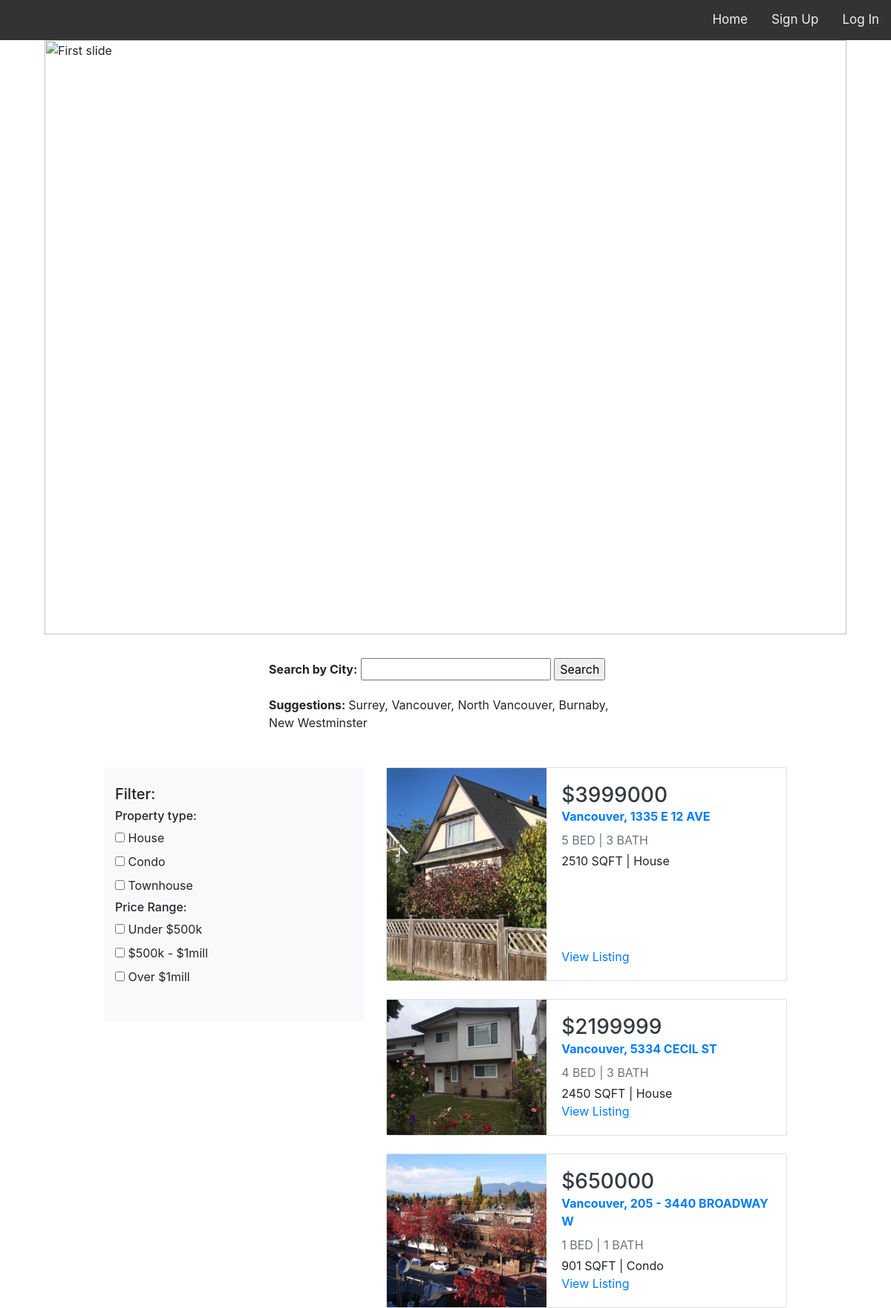
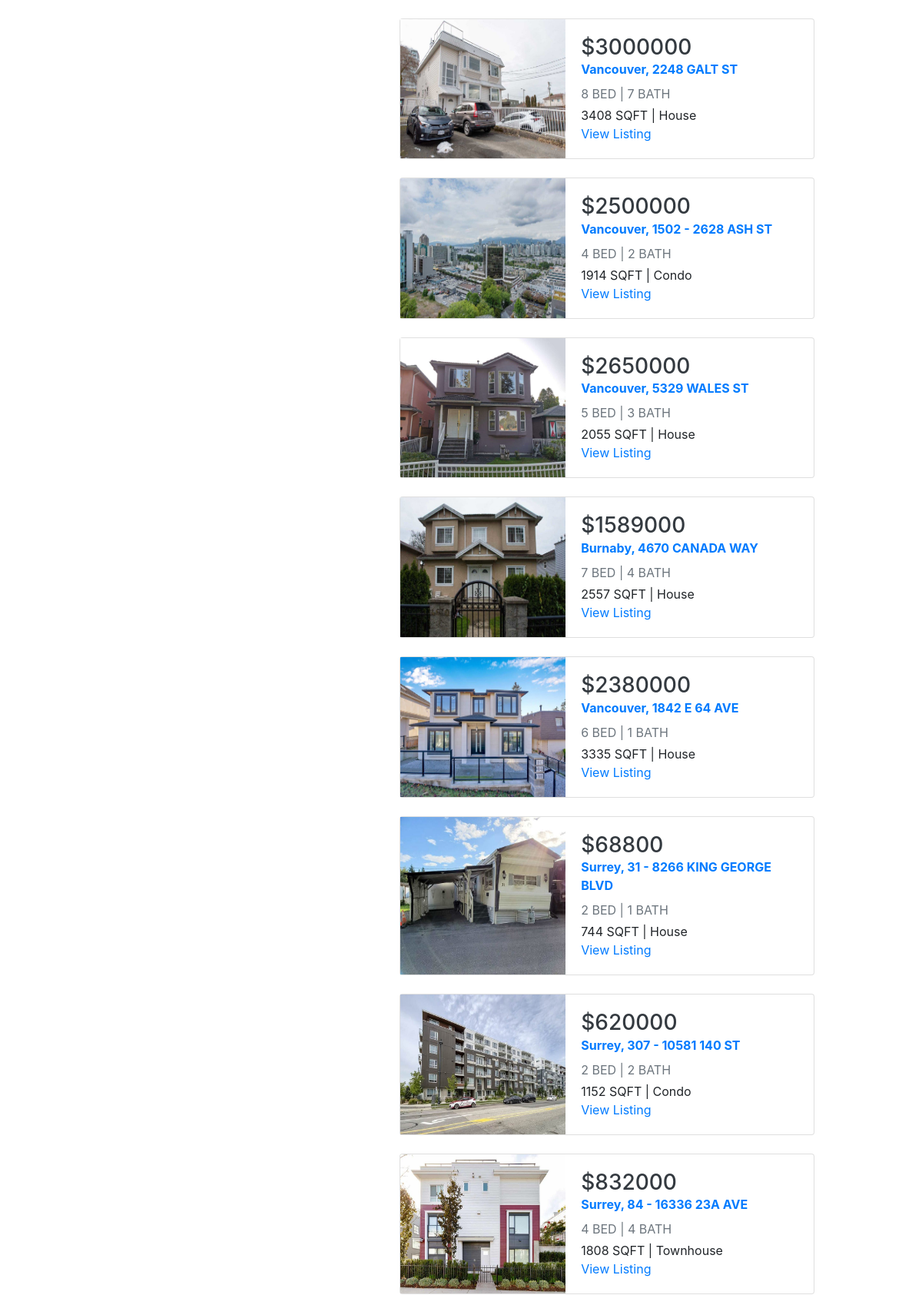
The page / (upper part) on the database its author committed (2 pictures, top to bottom).
### tables this page shows
CREATE TABLE `property` (
  `listing_id` varchar(100) NOT NULL,
  `beds` int (11) NOT NULL,
  `baths` int (11) NOT NULL,
  `sqft` int (11) NOT NULL,
  `date_listed` varchar(100) NOT NULL,
  `city` varchar(100) NOT NULL,
  `address` varchar(100) NOT NULL,
  `price` double NOT NULL,
  `type` varchar(100) NOT NULL,
  `property_agent_ID` int(11) NOT NULL,
  PRIMARY KEY (`listing_id`),
  KEY `property_agent_ID` (`property_agent_ID`),
  CONSTRAINT `property_ibfk_1` FOREIGN KEY (`property_agent_ID`) REFERENCES `agents` (`agent_ID`)

);

### index.php (the view, shortened to what this page needs)
<?php
include ('server.php');
?>
<html lang="en">
<head>
	<link rel="stylesheet" href="CSS/content_page.css">
	<link rel="stylesheet" href="https://maxcdn.bootstrapcdn.com/bootstrap/4.4.1/css/bootstrap.min.css">
</head>
<body>
	<div class="topnav">
		<div class="topnav-right">
			<a href="index.php#home">Home</a>
           	<?php if (!isset($_SESSION['email'])) : ?>
           		<div style="display: flex">
           			<a href="signup.php">Sign Up</a>
           			<a href="login.php">Log In</a>
           		</div>
           	<?php endif ?>
           </div>
         </div>
        <div class="container">
          <div class="col-12">
           <div id="carouselExampleIndicators" class="carousel slide" data-ride="carousel">
            <ol class="carousel-indicators">
             <li data-target="#carouselExampleIndicators" data-slide-to="0" class="active"></li>
             <li data-target="#carouselExampleIndicators" data-slide-to="1"></li>
             <li data-target="#carouselExampleIndicators" data-slide-to="2"></li>
           </ol>
           <div class="carousel-inner">
             <div class="carousel-item active">
              <img class="d-block w-100" src="Images/Home-1.png" alt="First slide">
            </div>
          </div>
          <a class="carousel-control-prev" href="#carouselExampleIndicators" role="button" data-slide="prev">
           <span class="carousel-control-prev-icon" aria-hidden="true"></span>
         </a>
         <a class="carousel-control-next" href="#carouselExampleIndicators" role="button" data-slide="next">
           <span class="carousel-control-next-icon" aria-hidden="true"></span>
         </a>
       </div>
     </div>
   </div>
   <div class="container">
    <div class="row">
      <div class="col-3"></div>
      <div class="col-sm-6 bg-white" padding: 1rem;>
        <div style="padding: 2rem; opacity: 1.0;">
          <form>
            <div class="form-group">
              <label for="usr"><b>Search by City:</b></label>
              <input id="searchBar" type="text" class="form-checking" id="usr" onkeyup="show(this.value)">
              <input type="button" class="checking" value="Search">
            </div>
          </form>
          <p><b>Suggestions: </b><span id="txtHint">Surrey, Vancouver, North Vancouver, Burnaby, New Westminster</span></p>
        </div>
      </div>
      <div class="col-3"></div>
    </div>
  </div>
  <div class="container">
   <div class="row">
    <div class="col-1"></div>
    <div class="col-4">
     <div class="container-fluid">
      <div class="row">
       <nav class="col-md d-none d-md-block bg-light sidebar">
        <div class="sidebar-sticky">
          <div class="container-filter">
            <br>
            <h5>Filter:</h5>
            <form method="post" action="index.php">
              <h6>Property type:</h6>
              <div class="checkbox">
                <label><input type="checkbox" class="checking" id="type_house" name="type_house" value="1"> House</label>
              </div>
              <div class="checkbox">
                <label><input type="checkbox" class="checking" id="type_condo" name="type_condo" value="1"> Condo</label>
              </div>
              <div class="checkbox">
                <label><input type="checkbox" class="checking" id="type_townhouse" name="type_townhouse" value="1"> Townhouse</label>
              </div>
              <h6>Price Range:</h6>
              <div class="checkbox">
                <label><input type="checkbox" class="checking" id="price_500" name="price_500" value="1"> Under $500k</label>
              </div>
              <div class="checkbox">
                <label><input type="checkbox" class="checking" id="price_1m" name="price_1m" value="1"> $500k - $1mill</label>
              </div>
              <div class="checkbox">
                <label><input type="checkbox" class="checking" id="price_1over" name="price_1over" value="1"> Over $1mill</label>
              </div>
              <br>
            </form>
          </div>
        </div>
      </nav>
    </div>
  </div>
</div>
<div id="records" class="col-6">
  <?php
  $send_sql = "SELECT * FROM PROPERTY ";
  $resultTable = mysqli_query($db, $send_sql);
  if($row = mysqli_fetch_row($resultTable)){
    echo "<div class=\"card flex-md-row mb-4 box-shadow h-md-250\">
    <img class=\"card-img-left d-none d-md-block\" src=\"Images/" . $row[0] . "/" . $row[0] . "_1.jpg\" alt=\"Card image cap\" width=\"40%\">
    <div class=\"card-body d-flex flex-column align-items-start\">
    <h3 class=\"mb-0\">
    <a class=\"text-dark\" href=\"content_page.php?varname=" . $row[0] . "\">$" . $row[7] . "</a>
    </h3>
    <strong class=\"d-inline-block mb-2 text-primary\">" . $row[5] . ", " . $row[6] . "</strong>
    <div class=\"mb-1 text-muted\">" . $row[1] . " BED | " . $row[2] . " BATH</div>
    <p class=\"card-text mb-auto\">" . $row[3] . " SQFT | " . $row[8]. "</p>
    <a href=\"content_page.php?varname=" . $row[0] . "\">View Listing</a>
    </div>
    </div>";
    while($row = mysqli_fetch_row($resultTable)) {
      echo "<div class=\"card flex-md-row mb-4 box-shadow h-md-250\">
      <img class=\"card-img-left d-none d-md-block\" src=\"Images/" . $row[0] . "/" . $row[0] . "_1.jpg\" alt=\"Card image cap\" width=\"40%\">
      <div class=\"card-body d-flex flex-column align-items-start\">
      <h3 class=\"mb-0\">
      <a class=\"text-dark\" href=\"content_page.php?varname=" . $row[0] . "\">$" . $row[7] . "</a>
      </h3>
      <strong class=\"d-inline-block mb-2 text-primary\">" . $row[5] . ", " . $row[6] . "</strong>
      <div class=\"mb-1 text-muted\">" . $row[1] . " BED | " . $row[2] . " BATH</div>
      <p class=\"card-text mb-auto\">" . $row[3] . " SQFT | " . $row[8]. "</p>
      <a href=\"content_page.php?varname=" . $row[0] . "\">View Listing</a>
      </div>
      </div>";
    }
  } else {
   echo "<h3>No Results</h3>";
 }
 ?>
</div>
<div class="col-1"></div>
</div>
</div>
</body>
</html>

### CSS/content_page.css (style rules this page uses)
.topnav { background-color: #333; overflow: hidden; }
.topnav a { float: left; color: #f2f2f2; text-align: center; padding: 14px 16px; text-decoration: none; font-size: 17px; }
.topnav-right { float: right; }
.row:after { content: ""; display: table; clear: both; }
.active, .demo:hover { opacity: 1; }
.main_info h2,h4,a { color: #0041A3; text-decoration: none; }

### rows shown on the page
property: listing_id (picture), price "3999000", city "Vancouver", address "1335 E 12 AVE", beds "5", baths "3", sqft "2510", type "House"
property: listing_id (picture), price "2199999", city "Vancouver", address "5334 CECIL ST", beds "4", baths "3", sqft "2450", type "House"
property: listing_id (picture), price "650000", city "Vancouver", address "205 - 3440 BROADWAY W", beds "1", baths "1", sqft "901", type "Condo"
property: listing_id (picture), price "3000000", city "Vancouver", address "2248 GALT ST", beds "8", baths "7", sqft "3408", type "House"
property: listing_id (picture), price "2500000", city "Vancouver", address "1502 - 2628 ASH ST", beds "4", baths "2", sqft "1914", type "Condo"
property: listing_id (picture), price "2650000", city "Vancouver", address "5329 WALES ST", beds "5", baths "3", sqft "2055", type "House"
property: listing_id (picture), price "1589000", city "Burnaby", address "4670 CANADA WAY", beds "7", baths "4", sqft "2557", type "House"
property: listing_id (picture), price "2380000", city "Vancouver", address "1842 E 64 AVE", beds "6", baths "1", sqft "3335", type "House"
property: listing_id (picture), price "68800", city "Surrey", address "31 - 8266 KING GEORGE BLVD", beds "2", baths "1", sqft "744", type "House"
property: listing_id (picture), price "620000", city "Surrey", address "307 - 10581 140 ST", beds "2", baths "2", sqft "1152", type "Condo"
property: listing_id (picture), price "832000", city "Surrey", address "84 - 16336 23A AVE", beds "4", baths "4", sqft "1808", type "Townhouse"
